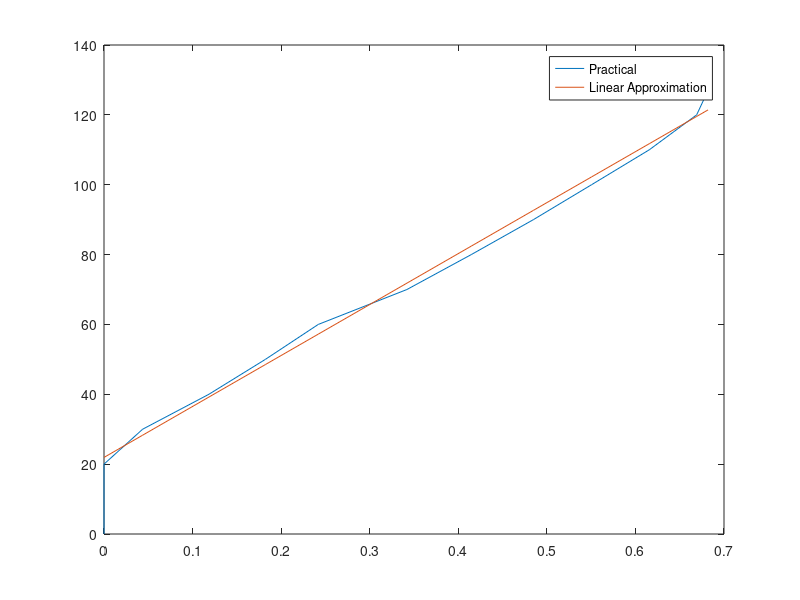

The MATLAB script that drew this image:

% This is an example snippet of data for input signal and the corresponding Output This was obtained by Open loop test done in Simulink 1 module. 
u_ss=[0 10 20 30 40 50 60 70 80 90 100 110 120 127];
theta_ss=[0 0 0 2.5 6.8 10.5 14 20 24.5  29.  33.4 38  42 43];

% The mathematical relationship of a pendulum shows a linear relationship between input
% and sine of the output.
sine_ss=sind(theta_ss);
figure
P =polyfit(sine_ss(3:14),u_ss(3:14),1) % Estimating Design parameters from the open loop response signal.
plot(sine_ss,u_ss,sine_ss(3:14), polyval(P,sine_ss(3:14)))
shg
legend('Practical','Linear Approximation')